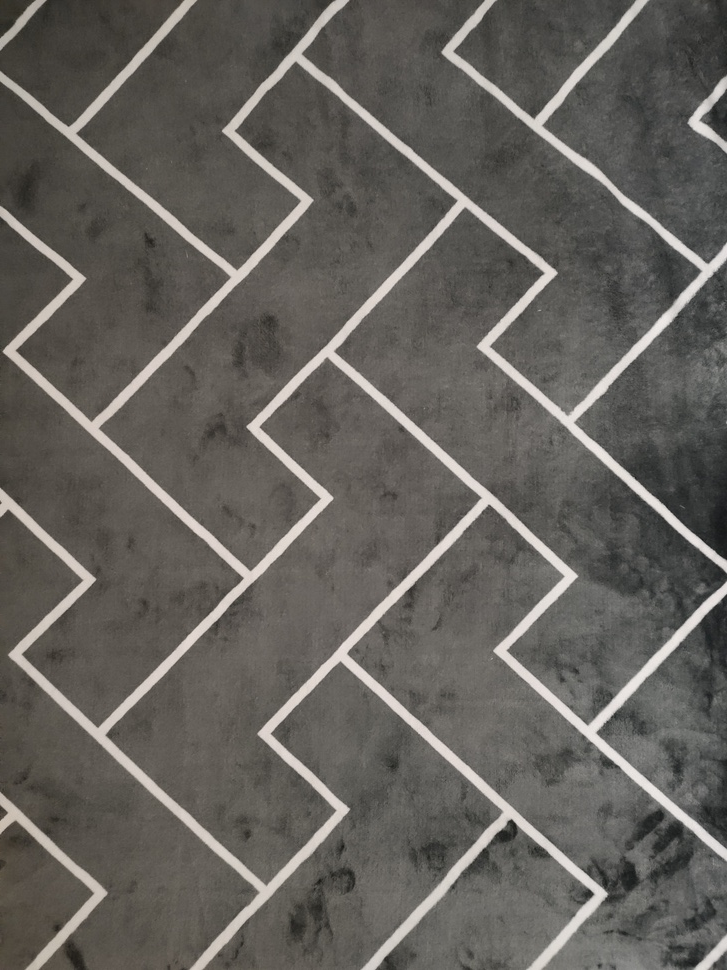
#> input picture 111.jpg, 727 x 970 px, shrunk from 3000 x 4000 before the run
$ python 'opencv_4图像梯度处理.py'   (older library calls are emulated)
#> lines starting #> are read from the running program, lines starting #| are printed output that depends on the picture; after the words box and inside, x2 and y2 are one past the last pixel; in counts of white or black regions, pixels touching at a corner belong together
import cv2
import matplotlib.pyplot as plt
import numpy as np
import os
os.environ["CUDA_VISIBLE_DEVICES"] = "-1"
os.environ['TF_CPP_MIN_LOG_LEVEL'] = '2'

#cv图片展示通用代码
def cv_show(name,img):
    cv2.imshow(name, img)
    cv2.waitKey(0)  # 等待时间毫秒级，2000ms,0表示任意键终止
    cv2.destroyAllWindows()
#cv颜色通道转成plt颜色通道
def cv_plt(img):
    b, g, r = cv2.split(img)
    img_plt = cv2.merge([r, g, b])
    return img_plt

# [5 lines of commented-out code are left out]

img = cv2.imread('111.jpg')
#> img is the input picture: shape (970, 727, 3); mean B, G, R 92.9, 97.6, 100.6
img_noise = cv2.imread('222.jpg')
img_gray = cv2.imread('111.jpg',cv2.IMREAD_GRAYSCALE)
#> img_gray: shape (970, 727); min 20, max 237, mean 97.9
img_noise_gray = cv2.imread('222.jpg',cv2.IMREAD_GRAYSCALE)
'''
=================Sobel算子==================
cv2.Sobel(src,ddepth,dx,dy,ksize)

    ddepth:图像深度(-1,输入深度=输出深度)
    水平dx竖直dy
    ksize是Sobel的大小
'''
# 确认边缘显示是否完整
sobel_x_noconver = cv2.Sobel(img_gray, cv2.CV_64F, 1, 0, ksize=3)
cv_show('sobel_x_noconver',sobel_x_noconver)
#> in cv_show, `cv2.imshow(name, img)`:
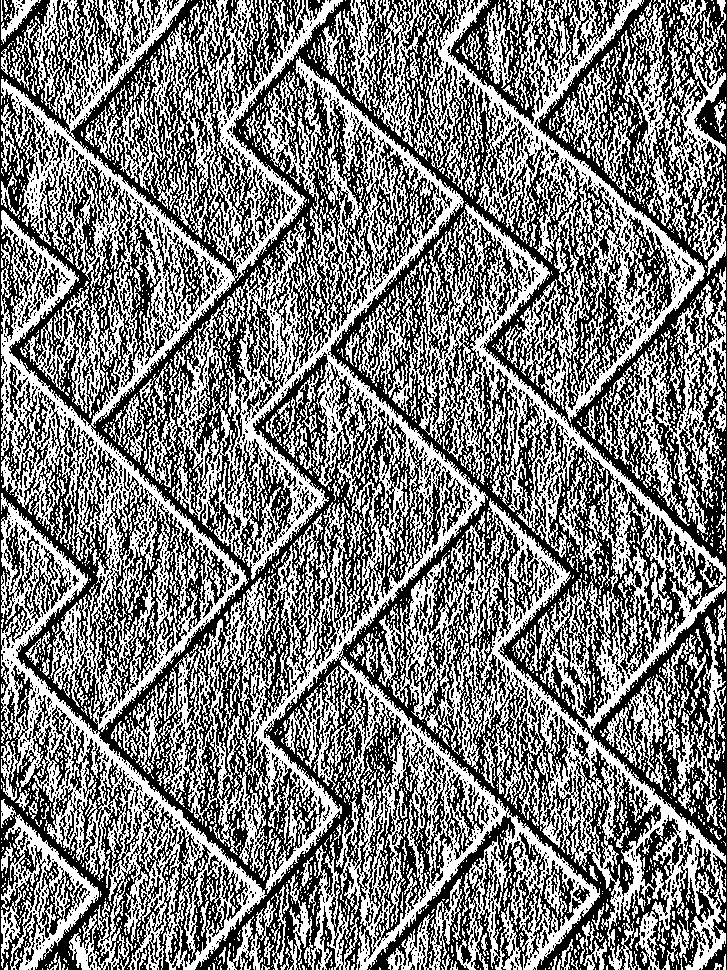
#> window 'sobel_x_noconver': shape (970, 727); 48.9% white; 3498 white regions (2993 under 20 px), largest, box (x1, y1, x2, y2) and area: (1, 0, 343, 732) 61597, (157, 56, 488, 894) 59910, (388, 203, 726, 733) 28262

# x方向梯度（水平方向的梯度是右减左）
sobel_x = cv2.Sobel(img_gray, cv2.CV_64F, 1, 0, ksize=3)
# 绝对值转换（把梯度中负的值做绝对值，取正）
sobel_x = cv2.convertScaleAbs(sobel_x)
# cv_show('sobel_x',sobel_x)

# y方向梯度（水平方向的梯度是下减上）
sobel_y = cv2.Sobel(img_gray, cv2.CV_64F, 0, 1, ksize=3)
sobel_y = cv2.convertScaleAbs(sobel_y)
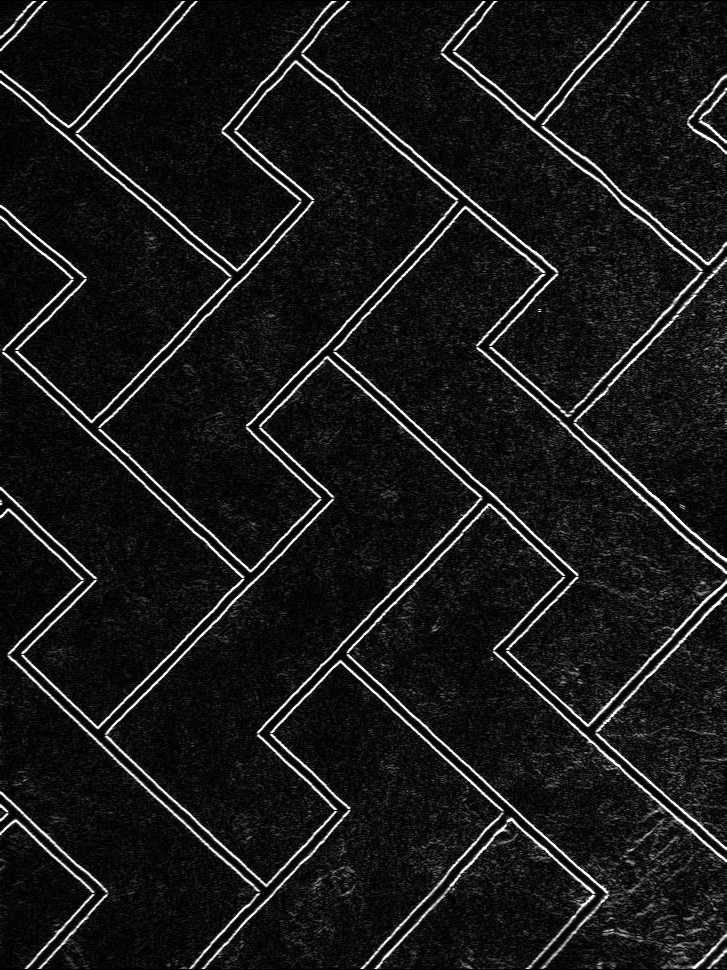
#> sobel_y: shape (970, 727); min 0, max 255, mean 25.4
# cv_show('sobel_y',sobel_y)


# 边缘检测（分开计算），再将x方向与y方向按照权重进行相加求和————不建议这么直接计算，因为效果比较差
sobel_x = cv2.Sobel(img_gray, cv2.CV_64F, 1, 0, ksize=3)
sobel_x = cv2.convertScaleAbs(sobel_x)
sobel_y = cv2.Sobel(img_gray, cv2.CV_64F, 0, 1, ksize=3)
sobel_y = cv2.convertScaleAbs(sobel_y)
sobel_xy_add = cv2.addWeighted(sobel_x, 0.5, sobel_y, 0.5, 0)
# cv_show('sobel_xy_add',sobel_xy_add)

# 边缘检测（直接计算），即用sobel将x与y方向梯度联合
sobel_xy = cv2.Sobel(img_gray, cv2.CV_64F, 1, 1, ksize=3)
sobel_xy = cv2.convertScaleAbs(sobel_xy)
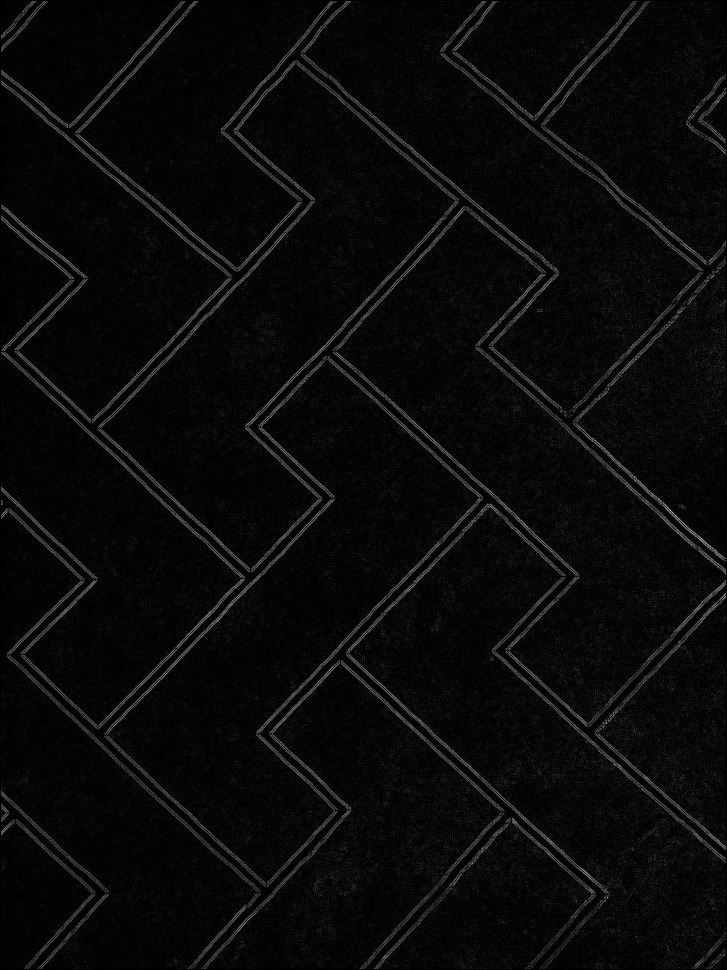
#> sobel_xy: shape (970, 727); min 0, max 182, mean 9.8
# cv_show('sobel_xy',sobel_xy)


'''
=================Scharr算子==================
cv2.Scharr(src, ddepth, dx, dy)

    ddepth:图像深度(-1,输入深度=输出深度)
    水平dx竖直dy
'''
scharr_x = cv2.Scharr(img_gray, cv2.CV_64F, 1, 0)
scharr_y = cv2.Scharr(img_gray, cv2.CV_64F, 0, 1)
scharr_x = cv2.convertScaleAbs(scharr_x)
scharr_y = cv2.convertScaleAbs(scharr_y)
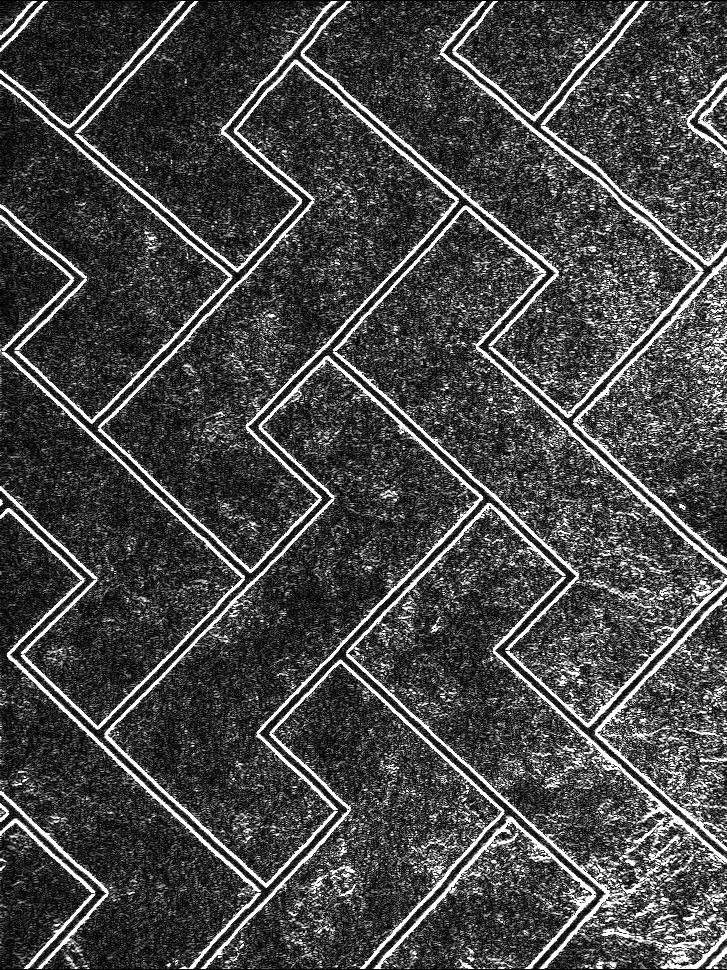
#> scharr_y: shape (970, 727); min 0, max 255, mean 71.1
scharr_xy = cv2.addWeighted(scharr_x, 0.5, scharr_y, 0.5, 0)
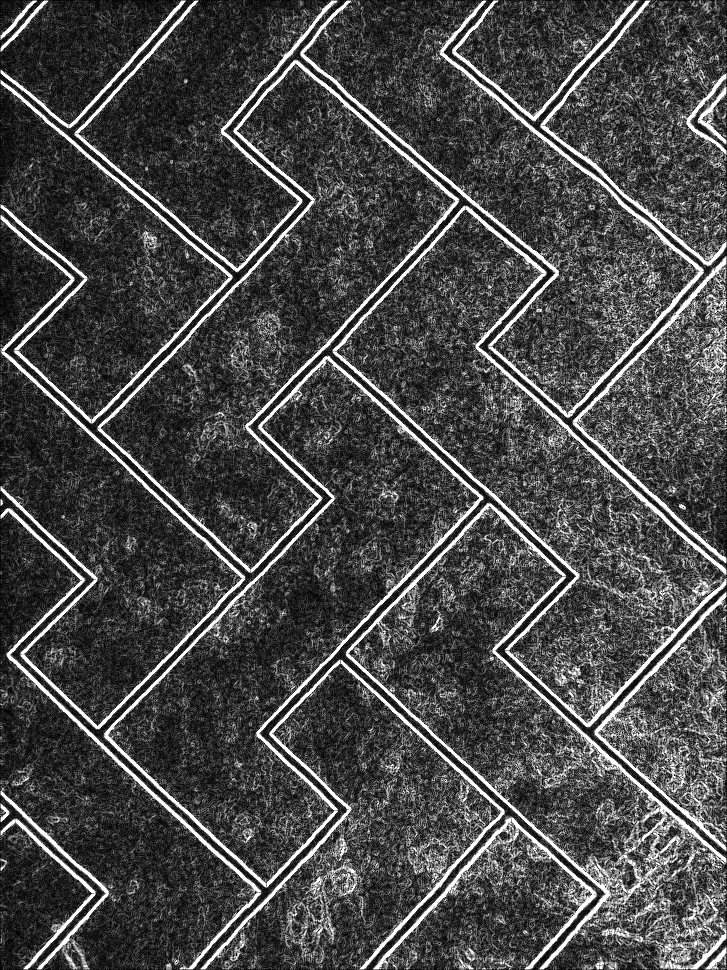
#> scharr_xy: shape (970, 727); min 0, max 255, mean 73
# cv_show('scharr_xy',scharr_xy)


'''
=================Laplacian算子==================
cv2.Scharr(src, ddepth, dx, dy)

    ddepth:图像深度(-1,输入深度=输出深度)
    水平dx竖直dy
'''
laplacian = cv2.Laplacian(img_gray, cv2.CV_64F)
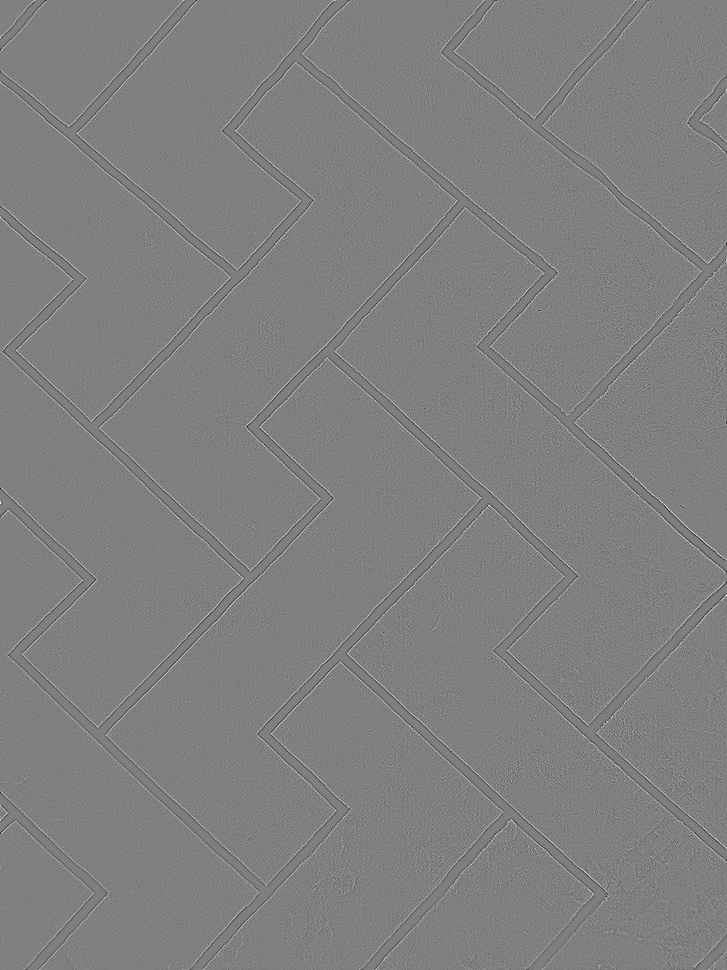
#> laplacian: shape (970, 727) float64; min -240, max 239, mean 0; drawn with min black and max white
laplacian = cv2.convertScaleAbs(laplacian)
# [10 lines of commented-out code are left out]

titles = ['img_gray','laplacian','sobel_xy_add',
         'sobel_x','sobel_y','sobel_xy',
         'scharr_x','scharr_y','scharr_xy']
images = [img_gray,laplacian,sobel_x_noconver,sobel_xy_add,
          sobel_x,sobel_y,sobel_xy,
          scharr_x,scharr_y,scharr_xy]

for i in range(9):
    plt.subplot(3, 3, i + 1), plt.imshow(images[i],'gray')
    plt.title(titles[i])
    plt.xticks([]), plt.yticks([])
plt.show()

$ run again, with opencv_cat.jpg copied over 111.jpg
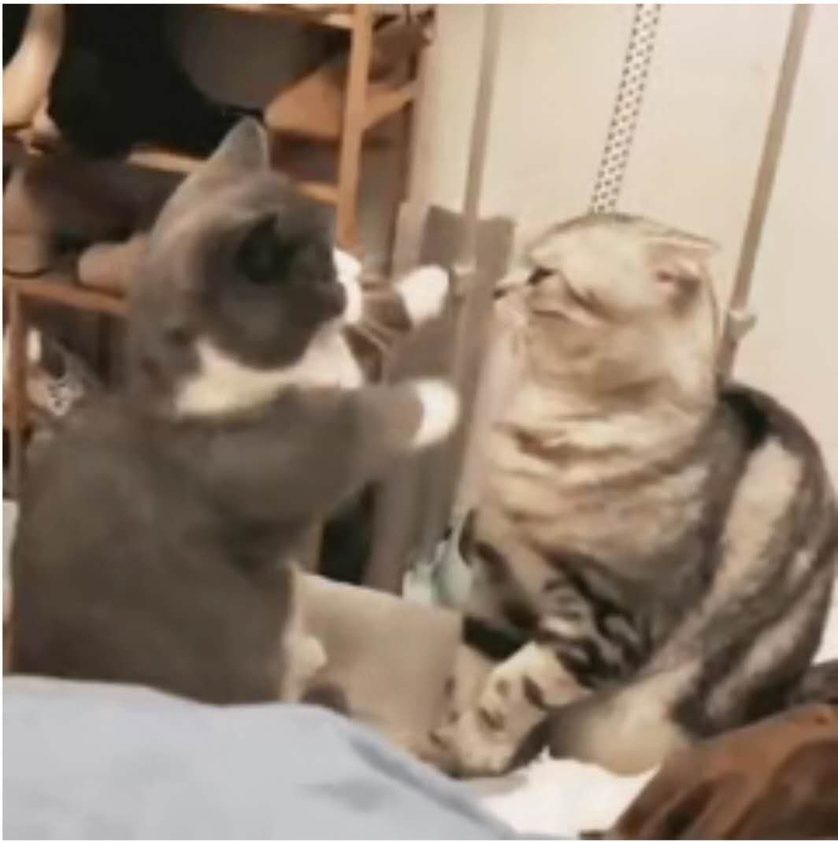
#> input picture opencv_cat.jpg, 838 x 842 px, shrunk from 1064 x 1068 before the run
#> img is the input picture: shape (842, 838, 3); mean B, G, R 112, 127.8, 144.8
#> in cv_show, `cv2.imshow(name, img)`:
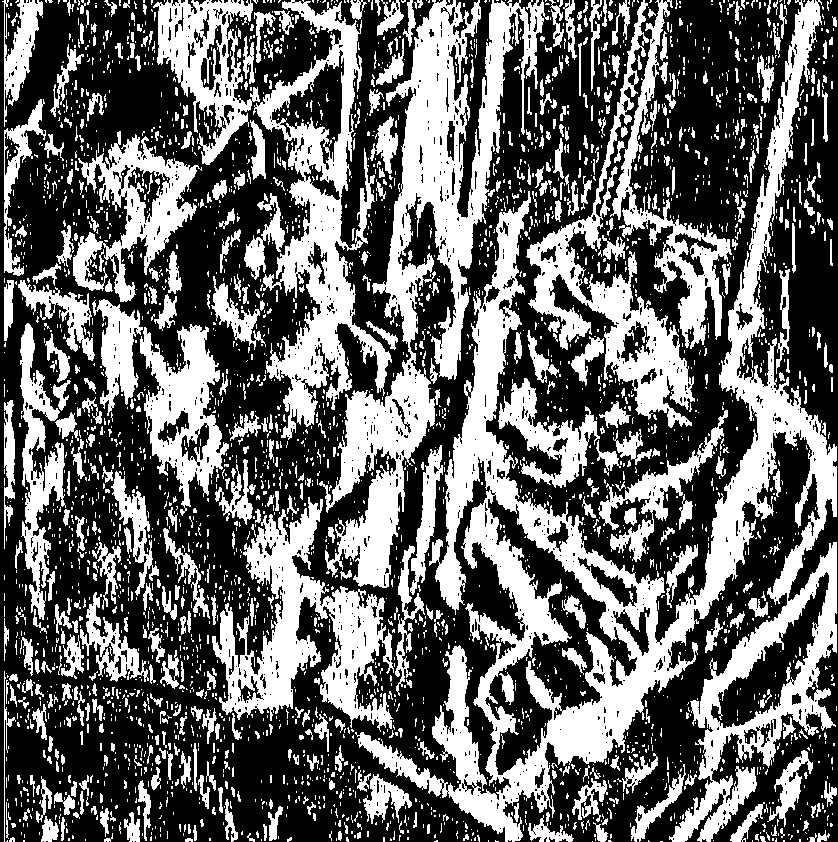
#> window 'sobel_x_noconver': shape (842, 838); 40.1% white; 3414 white regions (2797 under 20 px), largest, box (x1, y1, x2, y2) and area: (355, 0, 837, 842) 74081, (319, 0, 549, 588) 33807, (253, 0, 392, 440) 18690
#> `laplacian = cv2.convertScaleAbs(laplacian)`:
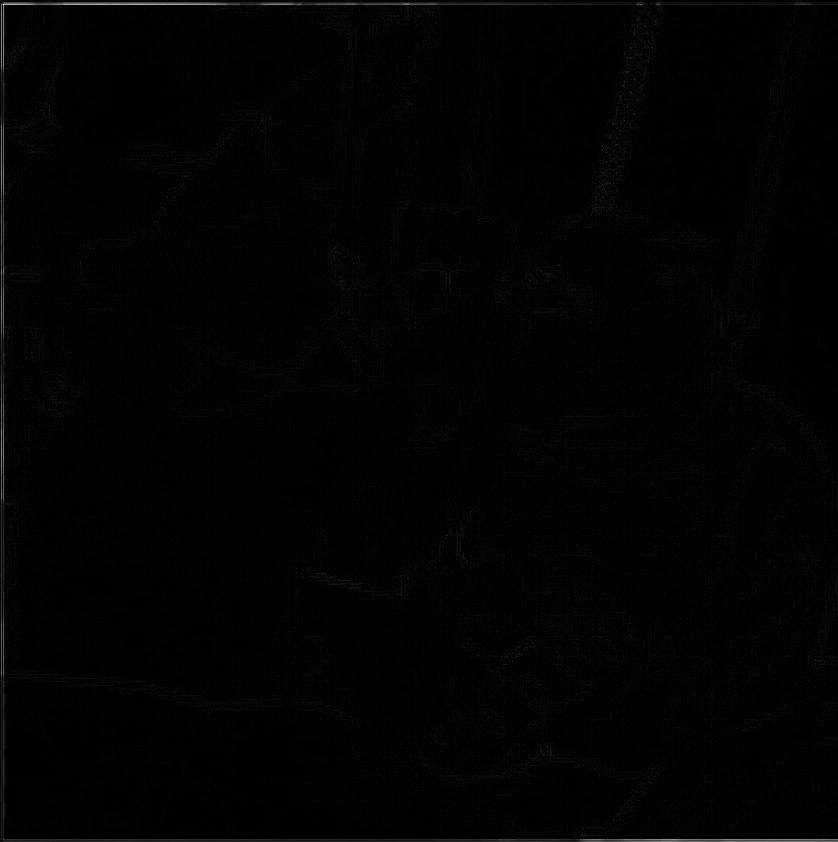
#> laplacian: shape (842, 838); min 0, max 255, mean 2.4
